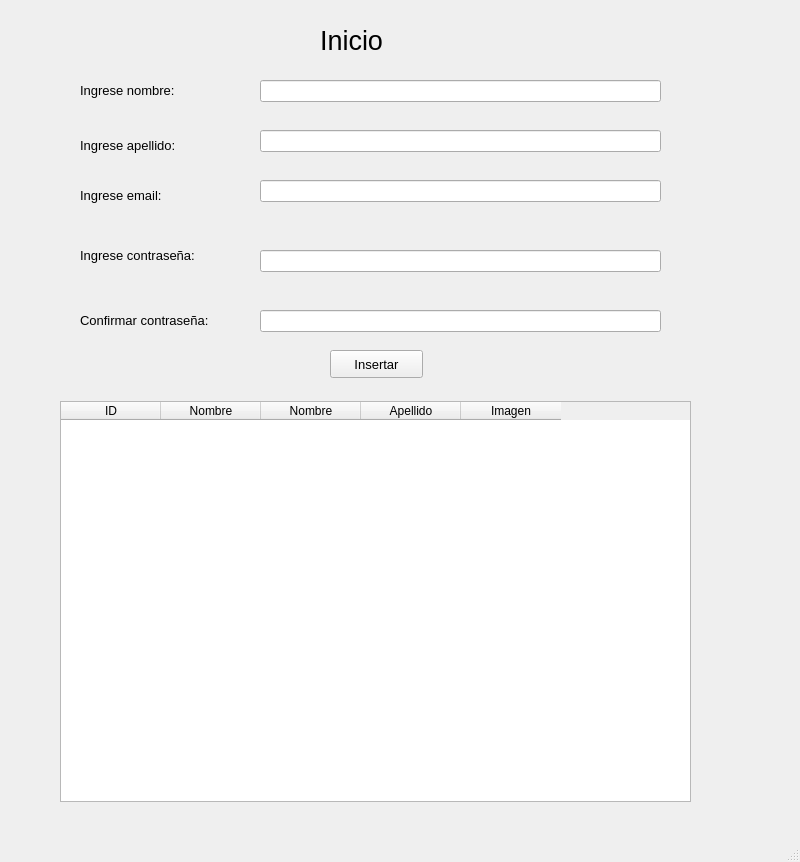
<?xml version="1.0" encoding="UTF-8"?>
<ui version="4.0">
 <class>MainWindow</class>
 <widget class="QMainWindow" name="MainWindow">
  <property name="geometry">
   <rect>
    <x>0</x>
    <y>0</y>
    <width>800</width>
    <height>862</height>
   </rect>
  </property>
  <property name="windowTitle">
   <string>MainWindow</string>
  </property>
  <widget class="QWidget" name="centralwidget">
   <widget class="QLabel" name="label">
    <property name="geometry">
     <rect>
      <x>80</x>
      <y>70</y>
      <width>161</width>
      <height>41</height>
     </rect>
    </property>
    <property name="font">
     <font>
      <pointsize>10</pointsize>
     </font>
    </property>
    <property name="text">
     <string>Ingrese nombre:</string>
    </property>
   </widget>
   <widget class="QLabel" name="label_2">
    <property name="geometry">
     <rect>
      <x>80</x>
      <y>130</y>
      <width>131</width>
      <height>31</height>
     </rect>
    </property>
    <property name="font">
     <font>
      <pointsize>10</pointsize>
     </font>
    </property>
    <property name="text">
     <string>Ingrese apellido:</string>
    </property>
   </widget>
   <widget class="QLabel" name="label_3">
    <property name="geometry">
     <rect>
      <x>80</x>
      <y>180</y>
      <width>121</width>
      <height>31</height>
     </rect>
    </property>
    <property name="font">
     <font>
      <pointsize>10</pointsize>
     </font>
    </property>
    <property name="text">
     <string>Ingrese email:</string>
    </property>
   </widget>
   <widget class="QLabel" name="label_4">
    <property name="geometry">
     <rect>
      <x>80</x>
      <y>240</y>
      <width>161</width>
      <height>31</height>
     </rect>
    </property>
    <property name="font">
     <font>
      <pointsize>10</pointsize>
     </font>
    </property>
    <property name="text">
     <string>Ingrese contraseña:</string>
    </property>
   </widget>
   <widget class="QLineEdit" name="txt_apellido">
    <property name="geometry">
     <rect>
      <x>260</x>
      <y>130</y>
      <width>401</width>
      <height>22</height>
     </rect>
    </property>
   </widget>
   <widget class="QLineEdit" name="txt_email">
    <property name="geometry">
     <rect>
      <x>260</x>
      <y>180</y>
      <width>401</width>
      <height>22</height>
     </rect>
    </property>
   </widget>
   <widget class="QLineEdit" name="txt_password">
    <property name="geometry">
     <rect>
      <x>260</x>
      <y>250</y>
      <width>401</width>
      <height>22</height>
     </rect>
    </property>
    <property name="echoMode">
     <enum>QLineEdit::Password</enum>
    </property>
   </widget>
   <widget class="QLineEdit" name="txt_confirmar">
    <property name="geometry">
     <rect>
      <x>260</x>
      <y>310</y>
      <width>401</width>
      <height>22</height>
     </rect>
    </property>
    <property name="echoMode">
     <enum>QLineEdit::Password</enum>
    </property>
   </widget>
   <widget class="QLabel" name="label_5">
    <property name="geometry">
     <rect>
      <x>80</x>
      <y>300</y>
      <width>181</width>
      <height>41</height>
     </rect>
    </property>
    <property name="font">
     <font>
      <pointsize>10</pointsize>
     </font>
    </property>
    <property name="text">
     <string>Confirmar contraseña:</string>
    </property>
   </widget>
   <widget class="QLineEdit" name="txt_nombre">
    <property name="geometry">
     <rect>
      <x>260</x>
      <y>80</y>
      <width>401</width>
      <height>22</height>
     </rect>
    </property>
   </widget>
   <widget class="QTableWidget" name="tableWidget">
    <property name="geometry">
     <rect>
      <x>60</x>
      <y>401</y>
      <width>631</width>
      <height>401</height>
     </rect>
    </property>
    <column>
     <property name="text">
      <string>ID</string>
     </property>
    </column>
    <column>
     <property name="text">
      <string>Nombre</string>
     </property>
    </column>
    <column>
     <property name="text">
      <string>Nombre</string>
     </property>
    </column>
    <column>
     <property name="text">
      <string>Apellido</string>
     </property>
    </column>
    <column>
     <property name="text">
      <string>Imagen</string>
     </property>
    </column>
   </widget>
   <widget class="QLabel" name="label_6">
    <property name="geometry">
     <rect>
      <x>320</x>
      <y>20</y>
      <width>141</width>
      <height>41</height>
     </rect>
    </property>
    <property name="font">
     <font>
      <pointsize>20</pointsize>
     </font>
    </property>
    <property name="text">
     <string>Inicio</string>
    </property>
   </widget>
   <widget class="QPushButton" name="btn_insertar">
    <property name="geometry">
     <rect>
      <x>330</x>
      <y>350</y>
      <width>93</width>
      <height>28</height>
     </rect>
    </property>
    <property name="font">
     <font>
      <pointsize>10</pointsize>
     </font>
    </property>
    <property name="text">
     <string>Insertar</string>
    </property>
   </widget>
  </widget>
  <widget class="QMenuBar" name="menubar">
   <property name="geometry">
    <rect>
     <x>0</x>
     <y>0</y>
     <width>800</width>
     <height>26</height>
    </rect>
   </property>
  </widget>
  <widget class="QStatusBar" name="statusbar"/>
 </widget>
 <resources/>
 <connections/>
</ui>
